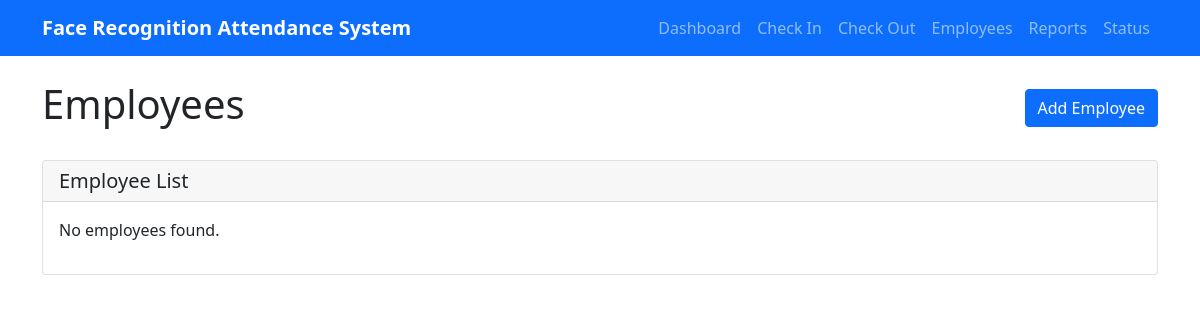
Page /employees on the earlier database version.
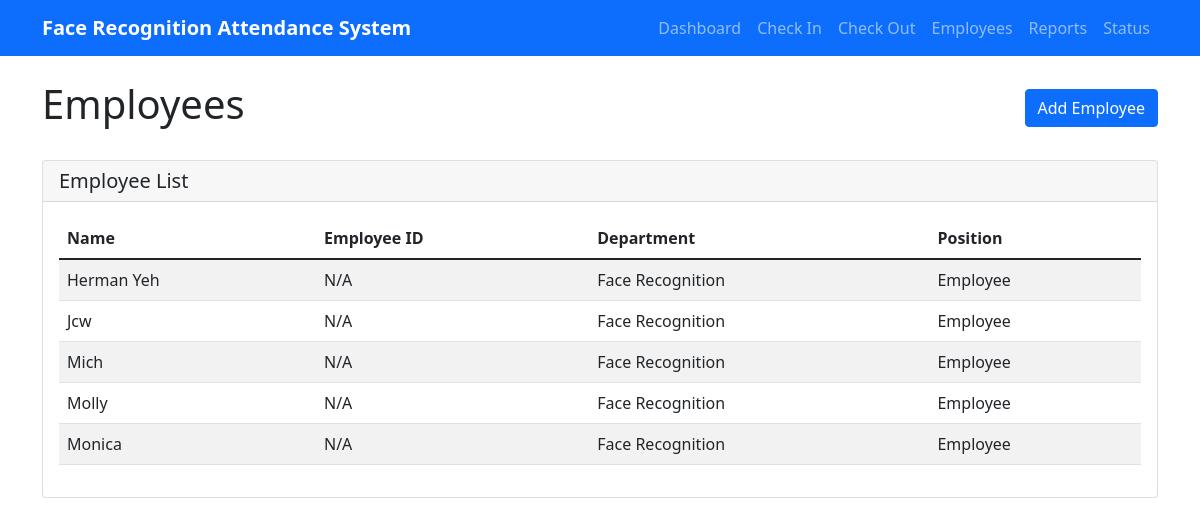
Same page on the later database version.
### tables this page shows
CREATE TABLE employees (
                    id INTEGER PRIMARY KEY AUTOINCREMENT,
                    name TEXT UNIQUE NOT NULL,
                    employee_id TEXT UNIQUE,
                    department TEXT,
                    position TEXT,
                    is_active BOOLEAN DEFAULT 1,
                    created_at TIMESTAMP DEFAULT CURRENT_TIMESTAMP
                );

### attendance_web_server.py (the view)
@app.route('/employees')
def employees():
    db = get_db()
    employees = db.get_employees()
    return render_template('employees.html', employees=employees)

### attendance_database.py (called while the page is built)
    def get_employees(self) -> List[Dict]:
        if self.conn is None or self.cursor is None:
            print("Database not initialized")
            return []
        try:
            self.cursor.execute('''
                SELECT id, name, employee_id, department, position
                FROM employees
                WHERE is_active = 1
                ORDER BY name
            ''')
            employees = []
            for row in self.cursor.fetchall():
                employees.append({
                    'id': row[0],
                    'name': row[1],
                    'employee_id': row[2],
                    'department': row[3],
                    'position': row[4]
                })
            return employees
        except Exception as e:
            print(f"Error getting employees: {e}")
            return []

### attendance_web_server.py (called while the page is built)
def get_db():
    global db
    if db is None:
        db = AttendanceDatabase()
    return db

### templates/employees.html (shortened to what this page needs)
{% extends "base.html" %}
{% block content %}
<div class="d-flex justify-content-between align-items-center mb-4">
    <h1>Employees</h1>
    <a href="/add_employee" class="btn btn-primary">Add Employee</a>
</div>
<div class="card">
    <div class="card-header">
        <h5 class="card-title mb-0">Employee List</h5>
    </div>
    <div class="card-body">
        {% if employees %}
            <div class="table-responsive">
                <table class="table table-striped">
                    <thead>
                        <tr>
                            <th>Name</th>
                            <th>Employee ID</th>
                            <th>Department</th>
                            <th>Position</th>
                        </tr>
                    </thead>
                    <tbody>
                        {% for emp in employees %}
                        <tr>
                            <td>{{ emp.name }}</td>
                            <td>{{ emp.employee_id or 'N/A' }}</td>
                            <td>{{ emp.department or 'N/A' }}</td>
                            <td>{{ emp.position or 'N/A' }}</td>
                        </tr>
                        {% endfor %}
                    </tbody>
                </table>
            </div>
        {% else %}
            <p>No employees found.</p>
        {% endif %}
    </div>
</div>
{% endblock %}

Differences in the rows shown:
added employees: name "Herman Yeh", employee_id "N/A", department "Face Recognition", position "Employee"
added employees: name "Jcw", employee_id "N/A", department "Face Recognition", position "Employee"
added employees: name "Mich", employee_id "N/A", department "Face Recognition", position "Employee"
added employees: name "Molly", employee_id "N/A", department "Face Recognition", position "Employee"
added employees: name "Monica", employee_id "N/A", department "Face Recognition", position "Employee"
Other differences:
text no longer shown: "No employees found."
text now shown: "Name Employee ID Department Position"
